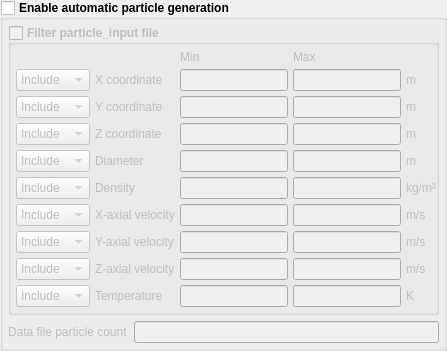
            <widget class="QGroupBox" name="groupbox_gener_part_config">
             <property name="font">
              <font>
               <weight>75</weight>
               <bold>true</bold>
              </font>
             </property>
             <property name="title">
              <string>Enable automatic particle generation</string>
             </property>
             <property name="flat">
              <bool>true</bool>
             </property>
             <property name="checkable">
              <bool>true</bool>
             </property>
             <property name="checked">
              <bool>false</bool>
             </property>
             <layout class="QGridLayout" name="gridLayout_29">
              <property name="leftMargin">
               <number>5</number>
              </property>
              <property name="topMargin">
               <number>5</number>
              </property>
              <property name="rightMargin">
               <number>5</number>
              </property>
              <property name="bottomMargin">
               <number>5</number>
              </property>
              <item row="0" column="0">
               <widget class="QGroupBox" name="groupbox_filter_particles">
                <property name="font">
                 <font>
                  <weight>75</weight>
                  <bold>true</bold>
                 </font>
                </property>
                <property name="title">
                 <string>Filter particle_input file</string>
                </property>
                <property name="flat">
                 <bool>true</bool>
                </property>
                <property name="checkable">
                 <bool>true</bool>
                </property>
                <property name="checked">
                 <bool>false</bool>
                </property>
                <layout class="QGridLayout" name="gridLayout_28" columnstretch="0,0,0,0,0">
                 <property name="leftMargin">
                  <number>5</number>
                 </property>
                 <property name="topMargin">
                  <number>5</number>
                 </property>
                 <property name="rightMargin">
                  <number>0</number>
                 </property>
                 <property name="bottomMargin">
                  <number>5</number>
                 </property>
                 <property name="spacing">
                  <number>5</number>
                 </property>
                 <item row="7" column="3">
                  <widget class="LineEdit" name="lineedit_keyword_part_in_v_max">
                   <property name="font">
                    <font>
                     <weight>50</weight>
                     <bold>false</bold>
                    </font>
                   </property>
                  </widget>
                 </item>
                 <item row="6" column="4">
                  <widget class="QLabel" name="label_filter_u_units">
                   <property name="font">
                    <font>
                     <weight>50</weight>
                     <bold>false</bold>
                    </font>
                   </property>
                   <property name="text">
                    <string>m/s</string>
                   </property>
                  </widget>
                 </item>
                 <item row="5" column="2">
                  <widget class="LineEdit" name="lineedit_keyword_part_in_density_min">
                   <property name="font">
                    <font>
                     <weight>50</weight>
                     <bold>false</bold>
                    </font>
                   </property>
                  </widget>
                 </item>
                 <item row="5" column="3">
                  <widget class="LineEdit" name="lineedit_keyword_part_in_density_max">
                   <property name="font">
                    <font>
                     <weight>50</weight>
                     <bold>false</bold>
                    </font>
                   </property>
                  </widget>
                 </item>
                 <item row="1" column="1">
                  <widget class="QLabel" name="label_filter_x">
                   <property name="font">
                    <font>
                     <weight>50</weight>
                     <bold>false</bold>
                    </font>
                   </property>
                   <property name="text">
                    <string>X coordinate</string>
                   </property>
                  </widget>
                 </item>
                 <item row="1" column="3">
                  <widget class="LineEdit" name="lineedit_keyword_part_in_x_max">
                   <property name="font">
                    <font>
                     <weight>50</weight>
                     <bold>false</bold>
                    </font>
                   </property>
                  </widget>
                 </item>
                 <item row="0" column="3">
                  <widget class="QLabel" name="label_filter_max">
                   <property name="font">
                    <font>
                     <weight>50</weight>
                     <bold>false</bold>
                    </font>
                   </property>
                   <property name="text">
                    <string>Max</string>
                   </property>
                  </widget>
                 </item>
                 <item row="4" column="2">
                  <widget class="LineEdit" name="lineedit_keyword_part_in_diameter_min">
                   <property name="font">
                    <font>
                     <weight>50</weight>
                     <bold>false</bold>
                    </font>
                   </property>
                  </widget>
                 </item>
                 <item row="3" column="1">
                  <widget class="QLabel" name="label_filter_z">
                   <property name="font">
                    <font>
                     <weight>50</weight>
                     <bold>false</bold>
                    </font>
                   </property>
                   <property name="text">
                    <string>Z coordinate</string>
                   </property>
                  </widget>
                 </item>
                 <item row="3" column="2">
                  <widget class="LineEdit" name="lineedit_keyword_part_in_z_min">
                   <property name="font">
                    <font>
                     <weight>50</weight>
                     <bold>false</bold>
                    </font>
                   </property>
                  </widget>
                 </item>
                 <item row="7" column="0">
                  <widget class="QComboBox" name="combobox_filter_v">
                   <property name="font">
                    <font>
                     <weight>50</weight>
                     <bold>false</bold>
                    </font>
                   </property>
                   <item>
                    <property name="text">
                     <string>Include</string>
                    </property>
                   </item>
                   <item>
                    <property name="text">
                     <string>Exclude</string>
                    </property>
                   </item>
                  </widget>
                 </item>
                 <item row="6" column="3">
                  <widget class="LineEdit" name="lineedit_keyword_part_in_u_max">
                   <property name="font">
                    <font>
                     <weight>50</weight>
                     <bold>false</bold>
                    </font>
                   </property>
                  </widget>
                 </item>
                 <item row="8" column="3">
                  <widget class="LineEdit" name="lineedit_keyword_part_in_w_max">
                   <property name="font">
                    <font>
                     <weight>50</weight>
                     <bold>false</bold>
                    </font>
                   </property>
                  </widget>
                 </item>
                 <item row="5" column="1">
                  <widget class="QLabel" name="label_filter_density">
                   <property name="font">
                    <font>
                     <weight>50</weight>
                     <bold>false</bold>
                    </font>
                   </property>
                   <property name="text">
                    <string>Density</string>
                   </property>
                  </widget>
                 </item>
                 <item row="6" column="2">
                  <widget class="LineEdit" name="lineedit_keyword_part_in_u_min">
                   <property name="font">
                    <font>
                     <weight>50</weight>
                     <bold>false</bold>
                    </font>
                   </property>
                  </widget>
                 </item>
                 <item row="1" column="2">
                  <widget class="LineEdit" name="lineedit_keyword_part_in_x_min">
                   <property name="font">
                    <font>
                     <weight>50</weight>
                     <bold>false</bold>
                    </font>
                   </property>
                  </widget>
                 </item>
                 <item row="9" column="3">
                  <widget class="LineEdit" name="lineedit_keyword_part_in_temp_max">
                   <property name="font">
                    <font>
                     <weight>50</weight>
                     <bold>false</bold>
                    </font>
                   </property>
                  </widget>
                 </item>
                 <item row="7" column="2">
                  <widget class="LineEdit" name="lineedit_keyword_part_in_v_min">
                   <property name="font">
                    <font>
                     <weight>50</weight>
                     <bold>false</bold>
                    </font>
                   </property>
                  </widget>
                 </item>
                 <item row="5" column="0">
                  <widget class="QComboBox" name="combobox_filter_density">
                   <property name="font">
                    <font>
                     <weight>50</weight>
                     <bold>false</bold>
                    </font>
                   </property>
                   <item>
                    <property name="text">
                     <string>Include</string>
                    </property>
                   </item>
                   <item>
                    <property name="text">
                     <string>Exclude</string>
                    </property>
                   </item>
                  </widget>
                 </item>
                 <item row="4" column="1">
                  <widget class="QLabel" name="label_filter_diameter">
                   <property name="font">
                    <font>
                     <weight>50</weight>
                     <bold>false</bold>
                    </font>
                   </property>
                   <property name="text">
                    <string>Diameter</string>
                   </property>
                  </widget>
                 </item>
                 <item row="4" column="4">
                  <widget class="QLabel" name="label_filter_diameter_units">
                   <property name="font">
                    <font>
                     <weight>50</weight>
                     <bold>false</bold>
                    </font>
                   </property>
                   <property name="text">
                    <string>m</string>
                   </property>
                  </widget>
                 </item>
                 <item row="2" column="0">
                  <widget class="QComboBox" name="combobox_filter_y">
                   <property name="font">
                    <font>
                     <weight>50</weight>
                     <bold>false</bold>
                    </font>
                   </property>
                   <item>
                    <property name="text">
                     <string>Include</string>
                    </property>
                   </item>
                   <item>
                    <property name="text">
                     <string>Exclude</string>
                    </property>
                   </item>
                  </widget>
                 </item>
                 <item row="0" column="2">
                  <widget class="QLabel" name="label_filter_min">
                   <property name="font">
                    <font>
                     <weight>50</weight>
                     <bold>false</bold>
                    </font>
                   </property>
                   <property name="text">
                    <string>Min</string>
                   </property>
                  </widget>
                 </item>
                 <item row="2" column="3">
                  <widget class="LineEdit" name="lineedit_keyword_part_in_y_max">
                   <property name="font">
                    <font>
                     <weight>50</weight>
                     <bold>false</bold>
                    </font>
                   </property>
                  </widget>
                 </item>
                 <item row="9" column="1">
                  <widget class="QLabel" name="label_filter_temp">
                   <property name="font">
                    <font>
                     <weight>50</weight>
                     <bold>false</bold>
                    </font>
                   </property>
                   <property name="text">
                    <string>Temperature</string>
                   </property>
                  </widget>
                 </item>
                 <item row="2" column="4">
                  <widget class="QLabel" name="label_filter_y_units">
                   <property name="font">
                    <font>
                     <weight>50</weight>
                     <bold>false</bold>
                    </font>
                   </property>
                   <property name="text">
                    <string>m</string>
                   </property>
                  </widget>
                 </item>
                 <item row="3" column="3">
                  <widget class="LineEdit" name="lineedit_keyword_part_in_z_max">
                   <property name="font">
                    <font>
                     <weight>50</weight>
                     <bold>false</bold>
                    </font>
                   </property>
                  </widget>
                 </item>
                 <item row="3" column="4">
                  <widget class="QLabel" name="label_filter_z_units">
                   <property name="font">
                    <font>
                     <weight>50</weight>
                     <bold>false</bold>
                    </font>
                   </property>
                   <property name="text">
                    <string>m</string>
                   </property>
                  </widget>
                 </item>
                 <item row="2" column="1">
                  <widget class="QLabel" name="label_filter_y">
                   <property name="font">
                    <font>
                     <weight>50</weight>
                     <bold>false</bold>
                    </font>
                   </property>
                   <property name="text">
                    <string>Y coordinate</string>
                   </property>
                  </widget>
                 </item>
                 <item row="4" column="0">
                  <widget class="QComboBox" name="combobox_filter_diameter">
                   <property name="font">
                    <font>
                     <weight>50</weight>
                     <bold>false</bold>
                    </font>
                   </property>
                   <item>
                    <property name="text">
                     <string>Include</string>
                    </property>
                   </item>
                   <item>
                    <property name="text">
                     <string>Exclude</string>
                    </property>
                   </item>
                  </widget>
                 </item>
                 <item row="3" column="0">
                  <widget class="QComboBox" name="combobox_filter_z">
                   <property name="font">
                    <font>
                     <weight>50</weight>
                     <bold>false</bold>
                    </font>
                   </property>
                   <item>
                    <property name="text">
                     <string>Include</string>
                    </property>
                   </item>
                   <item>
                    <property name="text">
                     <string>Exclude</string>
                    </property>
                   </item>
                  </widget>
                 </item>
                 <item row="9" column="2">
                  <widget class="LineEdit" name="lineedit_keyword_part_in_temp_min">
                   <property name="font">
                    <font>
                     <weight>50</weight>
                     <bold>false</bold>
                    </font>
                   </property>
                  </widget>
                 </item>
                 <item row="4" column="3">
                  <widget class="LineEdit" name="lineedit_keyword_part_in_diameter_max">
                   <property name="font">
                    <font>
                     <weight>50</weight>
                     <bold>false</bold>
                    </font>
                   </property>
                  </widget>
                 </item>
                 <item row="7" column="1">
                  <widget class="QLabel" name="label_filter_v">
                   <property name="font">
                    <font>
                     <weight>50</weight>
                     <bold>false</bold>
                    </font>
                   </property>
                   <property name="text">
                    <string>Y-axial velocity</string>
                   </property>
                  </widget>
                 </item>
                 <item row="5" column="4">
                  <widget class="QLabel" name="label_filter_density_units">
                   <property name="font">
                    <font>
                     <weight>50</weight>
                     <bold>false</bold>
                    </font>
                   </property>
                   <property name="text">
                    <string>kg/m³</string>
                   </property>
                  </widget>
                 </item>
                 <item row="8" column="1">
                  <widget class="QLabel" name="label_filter_w">
                   <property name="font">
                    <font>
                     <weight>50</weight>
                     <bold>false</bold>
                    </font>
                   </property>
                   <property name="text">
                    <string>Z-axial velocity</string>
                   </property>
                  </widget>
                 </item>
                 <item row="6" column="1">
                  <widget class="QLabel" name="label_filter_u">
                   <property name="font">
                    <font>
                     <weight>50</weight>
                     <bold>false</bold>
                    </font>
                   </property>
                   <property name="text">
                    <string>X-axial velocity</string>
                   </property>
                  </widget>
                 </item>
                 <item row="8" column="0">
                  <widget class="QComboBox" name="combobox_filter_w">
                   <property name="font">
                    <font>
                     <weight>50</weight>
                     <bold>false</bold>
                    </font>
                   </property>
                   <item>
                    <property name="text">
                     <string>Include</string>
                    </property>
                   </item>
                   <item>
                    <property name="text">
                     <string>Exclude</string>
                    </property>
                   </item>
                  </widget>
                 </item>
                 <item row="1" column="0">
                  <widget class="QComboBox" name="combobox_filter_x">
                   <property name="font">
                    <font>
                     <weight>50</weight>
                     <bold>false</bold>
                    </font>
                   </property>
                   <item>
                    <property name="text">
                     <string>Include</string>
                    </property>
                   </item>
                   <item>
                    <property name="text">
                     <string>Exclude</string>
                    </property>
                   </item>
                  </widget>
                 </item>
                 <item row="7" column="4">
                  <widget class="QLabel" name="label_fitler_v_units">
                   <property name="font">
                    <font>
                     <weight>50</weight>
                     <bold>false</bold>
                    </font>
                   </property>
                   <property name="text">
                    <string>m/s</string>
                   </property>
                  </widget>
                 </item>
                 <item row="8" column="4">
                  <widget class="QLabel" name="label_filter_w_units">
                   <property name="font">
                    <font>
                     <weight>50</weight>
                     <bold>false</bold>
                    </font>
                   </property>
                   <property name="text">
                    <string>m/s</string>
                   </property>
                  </widget>
                 </item>
                 <item row="1" column="4">
                  <widget class="QLabel" name="label_filter_x_units">
                   <property name="font">
                    <font>
                     <weight>50</weight>
                     <bold>false</bold>
                    </font>
                   </property>
                   <property name="text">
                    <string>m</string>
                   </property>
                  </widget>
                 </item>
                 <item row="2" column="2">
                  <widget class="LineEdit" name="lineedit_keyword_part_in_y_min">
                   <property name="font">
                    <font>
                     <weight>50</weight>
                     <bold>false</bold>
                    </font>
                   </property>
                  </widget>
                 </item>
                 <item row="6" column="0">
                  <widget class="QComboBox" name="combobox_filter_u">
                   <property name="font">
                    <font>
                     <weight>50</weight>
                     <bold>false</bold>
                    </font>
                   </property>
                   <item>
                    <property name="text">
                     <string>Include</string>
                    </property>
                   </item>
                   <item>
                    <property name="text">
                     <string>Exclude</string>
                    </property>
                   </item>
                  </widget>
                 </item>
                 <item row="9" column="4">
                  <widget class="QLabel" name="label_filter_temp_units">
                   <property name="font">
                    <font>
                     <weight>50</weight>
                     <bold>false</bold>
                    </font>
                   </property>
                   <property name="text">
                    <string>K</string>
                   </property>
                  </widget>
                 </item>
                 <item row="8" column="2">
                  <widget class="LineEdit" name="lineedit_keyword_part_in_w_min">
                   <property name="font">
                    <font>
                     <weight>50</weight>
                     <bold>false</bold>
                    </font>
                   </property>
                  </widget>
                 </item>
                 <item row="9" column="0">
                  <widget class="QComboBox" name="combobox_filter_temp">
                   <property name="font">
                    <font>
                     <weight>50</weight>
                     <bold>false</bold>
                    </font>
                   </property>
                   <item>
                    <property name="text">
                     <string>Include</string>
                    </property>
                   </item>
                   <item>
                    <property name="text">
                     <string>Exclude</string>
                    </property>
                   </item>
                  </widget>
                 </item>
                </layout>
               </widget>
              </item>
              <item row="1" column="0">
               <layout class="QHBoxLayout" name="horizontalLayout_2">
                <property name="spacing">
                 <number>6</number>
                </property>
                <item>
                 <widget class="QLabel" name="label_particles">
                  <property name="font">
                   <font>
                    <weight>50</weight>
                    <bold>false</bold>
                   </font>
                  </property>
                  <property name="text">
                   <string>Data file particle count</string>
                  </property>
                 </widget>
                </item>
                <item>
                 <widget class="LineEdit" name="lineedit_keyword_particles">
                  <property name="font">
                   <font>
                    <weight>50</weight>
                    <bold>false</bold>
                   </font>
                  </property>
                 </widget>
                </item>
               </layout>
              </item>
             </layout>
            </widget>
